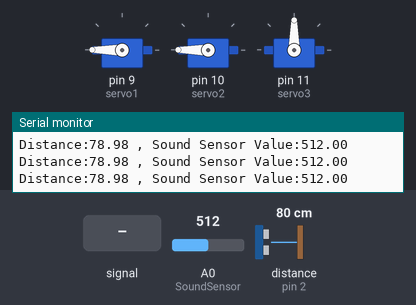
A sketch run on a simulated Arduino Uno, built with avr-gcc and run on an emulated ATmega328P. On the bench: 3 × servo, the last lines printed to the serial monitor. Wiring (inferred from the names in the program): ultrasonic range finder: trigger pin 3; echo pin 2. The test bench sets the inputs (shaded band); at power-on: distance to the obstacle (sensor on pin 2) 80 cm, A0 (SoundSensor) = 512. The echo pulse lasts 58.3 µs per cm.

Above: at 1.2 s.
1.3 s: A0 (SoundSensor) fed a 200 Hz sine of ±460 counts around its level
4.3 s: distance to the obstacle (sensor on pin 2) set to 14 cm
6.3 s: distance to the obstacle (sensor on pin 2) set to 10 cm
At 6.74 s:
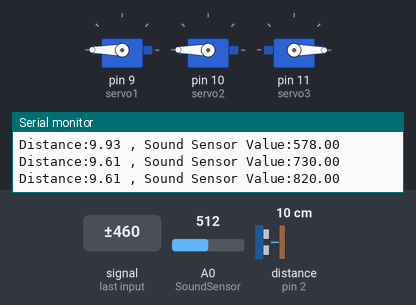
At 8.74 s:
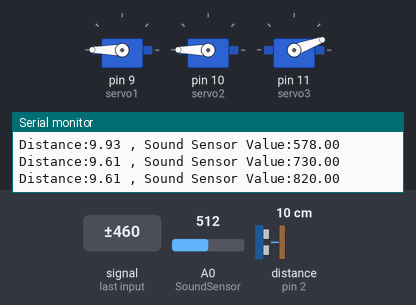
Timing chart, 0 to 44.3 s (numbered marks = the images above; inputs shaded):
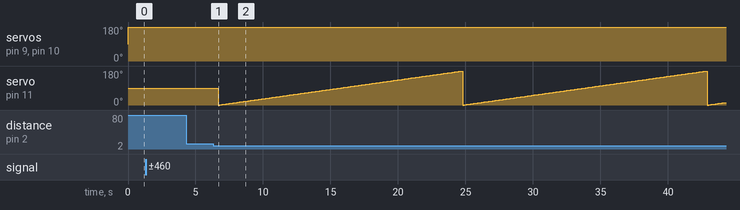

Measured:
- the behaviour switches between 13 and 12 cm on distance to the obstacle (sensor on pin 2) (found by bisection; images 0 and 1)
- after the input at 6.3 s, servo on pin 11 (servo3): 90° → 0° after 0.39 s, → 1° 0.10 s later, → 2° 0.10 s later, → 3° 0.10 s later, … (132 changes in this stretch)

The sketch:

snake_robot.ino
```cpp
/* autonomous snake robot with basic sensing capabilities*/
#include <Servo.h>
#include <PID_v1.h>

// Servo Motor Parameters
Servo servo1;                         // servo1 - move two phase memeber
Servo servo2;                         // servo2 - move two phase member
Servo servo3;                         // servo3 - orient snake upward
int pos;                              // variable to store the servo position (1 & 2)
int i;                                // variable to store servo 3 position

//PID Parameters
double SetPoint, Input, Output;
double Kp = 0.89, Ki = 0.005, Kd = 0.007;    //subject to change bc of tuning

PID PID_control(&Input, &Output, &SetPoint, Kp, Ki, Kd, DIRECT);

// Response Time Parameters
unsigned long myTime;


//Ultrasonic Sensor Parameters
// external ultrasonic sensor calibration
const int trigPin = 3;            //digital pins
const int echoPin = 2;            // digital pins
float duration;
double distance;
double distanceThreshold = 12.0;           //distance threshold is 30 cm - subject to change

//Mircophone Sensor Parameters
// external sound sensor calibration
int SoundSensor = A0;                       //convert AC eletrical signals - analog
double SoundThreshold = 800;               // threshold value from sound threshold calibration
double SoundSensorval;

void setup() {
  servo1.attach(9);                   // attaches the servo on pin 9 to the servo object
  servo2.attach(10);                  // attaches the servo on pin 10 to the servo object
  servo3.attach(11);                  // attaches the servo on pin 11 to the servo object
  pinMode(trigPin, OUTPUT);           //ultrasonic sensor trig pin
  pinMode(echoPin, INPUT);            //ultrasonic sensor echo pin
  pinMode(SoundSensor,INPUT);         //sound sensor analog - can also use digital pin

  //PID control
  PID_control.SetMode(AUTOMATIC);
  PID_control.SetTunings(Kp, Ki, Kd);

  // Serial Monitor
  Serial.begin(9600);                //change depending on baud rate of python radar code, 115200

}

void loop() {
  distance = calculateDistance();
  Input = distance;
  SetPoint = distanceThreshold;
  PID_control.Compute();              //calculates the Output Value
  SoundSensorval = analogRead(SoundSensor);

  Serial.print("Distance:");
  Serial.print(distance);
  Serial.print(" , ");
  Serial.print("Sound Sensor Value:");
  Serial.println(SoundSensorval);

    /*---------------------------------serial plot to match input and setpoint for PID tuning-------------------------- */
/*
  Serial.print("Input:");
  Serial.print(Input);
  Serial.print("  ");
  delay(10);

  Serial.print("Output:");
  Serial.print(Output);
  Serial.print("  ");
  delay(10);

  Serial.print("SetPoint:");
  Serial.println(SetPoint);
  delay(10); */


  /*-----------------------------------------SERVO MOVE SNAKE FORWARD-------------------------------------------*/
 if( Input > SetPoint ){       //distance > distanceThreshold
  for (pos = 0; pos <= 180; pos += 10) { // goes from 0 degrees to 180 degrees
    servo1.write(pos);              // tell servo to go to position in variable 'pos'
    servo2.write(pos);              // tell servo to go to position in variable 'pos'
  }
 }

 /*------------------------------------DON'T LET SNAKE MOVE---------------------------------------------------------*/
 if(Input < SetPoint){      //distance < distanceThreshold ||
    servo1.write(pos);              // tell servo to go to position in variable 'pos'
    servo2.write(pos);              // tell servo to go to position in variable 'pos'
  }
   /*----------------------------------------SWEEP SERRVO FOR RADAR-------------------------------------------------*/
 if(distance <= distanceThreshold  && SoundSensorval >= SoundThreshold){

  for(i = 0; i <= 180; i++){      // rotates the servo motor from 0 to 180 degrees, use i to distguish from servo1 and servo2 at base
    servo3.write(i);
    delay(100);
    }
  }
}

/*------------------------------------------ distance function -----------------------------------------------------*/
float calculateDistance() {
  digitalWrite(trigPin, LOW);         //clear trig pin
  delayMicroseconds(2);               //in low state for 2 micro seconds
  digitalWrite(trigPin, HIGH);
  delayMicroseconds(10);
  digitalWrite(trigPin, LOW);
  duration = pulseIn(echoPin, HIGH);
  distance = duration * 0.034/2;        //340 m/s speed of sound
  return distance;
}
```
